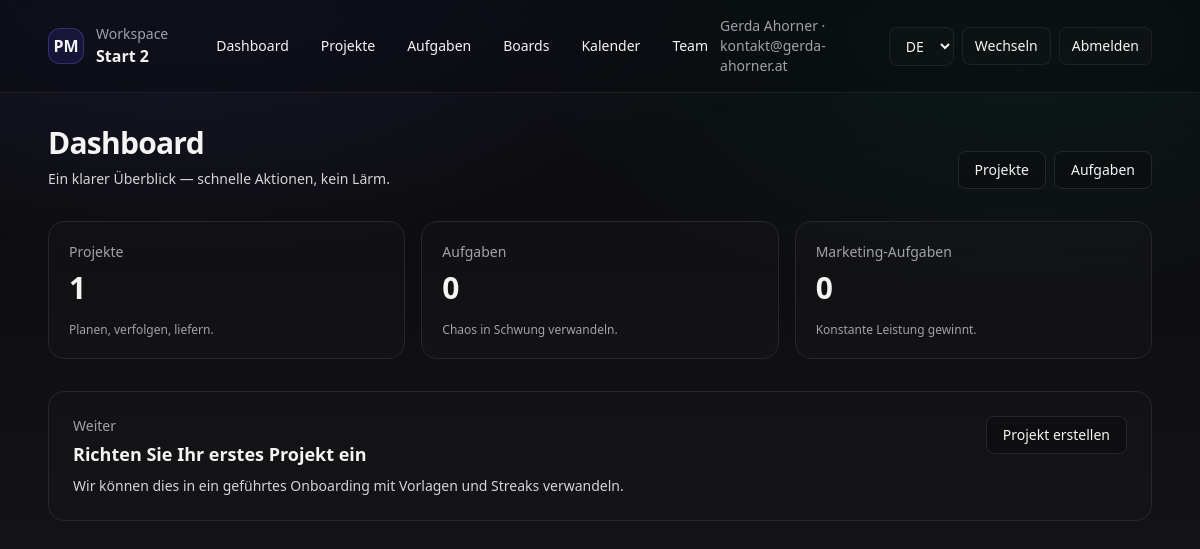
The app's page /app/ (signed in), older data.
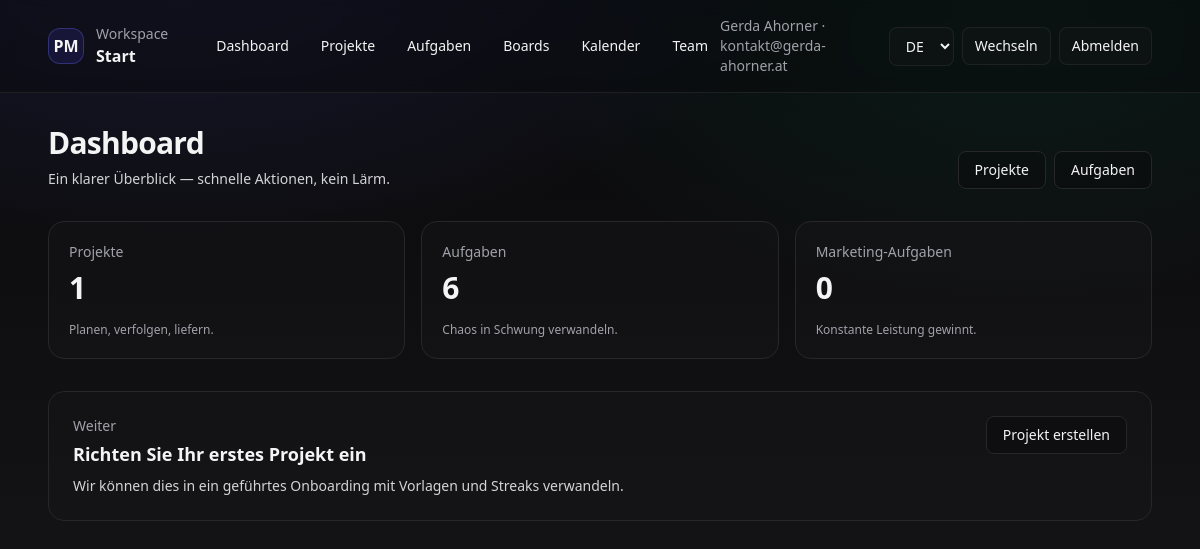
The same page, newer data.
### apps/tenants/models.py (models this page shows, shortened)
class Organization(models.Model):
    id = models.UUIDField(primary_key=True, default=uuid.uuid4, editable=False)
    name = models.CharField(max_length=255)
    slug = models.SlugField(max_length=255, unique=True)
    created_at = models.DateTimeField(auto_now_add=True)

### apps/web/views/dashboard.py (the view)
# urls.py: path("", views.app_home, name="home"),
@login_required
def app_home(request):
    if request.active_org is None:
        return redirect("web:onboarding")
    org = request.active_org
    project_count = org.projects.count()
    task_count = Task.objects.filter(project__organization=org, is_archived=False).count()
    marketing_task_count = org.marketing_tasks.count()
    from apps.tenants.models import OrganizationInvitation
    pending_invitations = OrganizationInvitation.objects.filter(
        email__iexact=request.user.email,
        status=OrganizationInvitation.Status.PENDING,
    ).order_by("-created_at")
    context = {
        **web_shell_context(request),
        "project_count": project_count,
        "task_count": task_count,
        "marketing_task_count": marketing_task_count,
        "pending_invitations": [inv for inv in pending_invitations if not inv.is_expired()],
    }
    return render(request, "web/app/dashboard.html", context)

### apps/web/views/utils.py (called while the page is built)
def web_shell_context(request) -> dict:
    from apps.tenants.models import Organization
    membership = None
    is_owner = False
    if request.active_org is not None:
        membership = Membership.objects.filter(
            organization=request.active_org,
            user=request.user
        ).only("role").first()
        if membership:
            is_owner = membership.role == Membership.Role.OWNER
    return {
        "org": request.active_org,
        "active_org": request.active_org,
        "orgs": Organization.objects.filter(memberships__user=request.user).distinct(),
        "user_membership": membership,
        "is_owner": is_owner,
    }

### templates/web/app/dashboard.html (shortened to what this page needs)
{% extends "web/app/layout.html" %}
{% load i18n %}
{% block content %}
    <div class="flex items-end justify-between">
      <div>
        <h1 class="text-3xl font-semibold tracking-tight">{% trans "Dashboard" %}</h1>
        <p class="mt-2 text-sm text-zinc-300">{% trans "A clean overview — fast actions, no noise." %}</p>
      </div>
      <div class="flex gap-2">
        <a href="{% url 'web:projects' %}" class="rounded-lg border border-zinc-800 bg-zinc-950/40 px-4 py-2 text-sm hover:bg-zinc-900">{% trans "Projects" %}</a>
        <a href="{% url 'web:tasks' %}" class="rounded-lg border border-zinc-800 bg-zinc-950/40 px-4 py-2 text-sm hover:bg-zinc-900">{% trans "Tasks" %}</a>
      </div>
    </div>
    <div class="mt-8 grid grid-cols-1 md:grid-cols-3 gap-4">
      <a href="{% url 'web:projects' %}"
         class="block rounded-2xl border border-zinc-800 bg-zinc-900/40 p-5 hover:bg-zinc-900/60 transition focus:outline-none focus:ring-2 focus:ring-indigo-500">
        <div class="text-sm text-zinc-400">{% trans "Projects" %}</div>
        <div class="mt-2 text-3xl font-semibold">{{ project_count }}</div>
        <div class="mt-4 text-xs text-zinc-400">{% trans "Plan, track, ship." %}</div>
      </a>
      <a href="{% url 'web:tasks' %}"
         class="block rounded-2xl border border-zinc-800 bg-zinc-900/40 p-5 hover:bg-zinc-900/60 transition focus:outline-none focus:ring-2 focus:ring-indigo-500">
        <div class="text-sm text-zinc-400">{% trans "Tasks" %}</div>
        <div class="mt-2 text-3xl font-semibold">{{ task_count }}</div>
        <div class="mt-4 text-xs text-zinc-400">{% trans "Turn chaos into momentum." %}</div>
      </a>
      <a href="{% url 'web:tasks' %}"
         class="block rounded-2xl border border-zinc-800 bg-zinc-900/40 p-5 hover:bg-zinc-900/60 transition focus:outline-none focus:ring-2 focus:ring-indigo-500">
        <div class="text-sm text-zinc-400">{% trans "Marketing tasks" %}</div>
        <div class="mt-2 text-3xl font-semibold">{{ marketing_task_count }}</div>
        <div class="mt-4 text-xs text-zinc-400">{% trans "Consistent output wins." %}</div>
      </a>
    </div>
    <div class="mt-8 rounded-2xl border border-zinc-800 bg-zinc-900/30 p-6">
      <div class="flex items-start justify-between gap-6">
        <div>
          <div class="text-sm text-zinc-400">{% trans "Next" %}</div>
          <div class="mt-1 text-lg font-semibold">{% trans "Set up your first project" %}</div>
          <div class="mt-2 text-sm text-zinc-300">{% trans "We can turn this into a guided onboarding with templates and streaks." %}</div>
        </div>
        <a href="{% url 'web:projects' %}" class="rounded-lg border border-zinc-800 bg-zinc-950/40 px-4 py-2 text-sm hover:bg-zinc-900">{% trans "Create project" %}</a>
      </div>
    </div>
{% endblock %}

### templates/web/app/layout.html (shortened to what this page needs)
{% extends "web/base.html" %}
{% load i18n %}
{% block body %}
<div class="min-h-screen">
  <div class="border-b border-zinc-800/70 bg-zinc-950/40 backdrop-blur">
    <div class="mx-auto max-w-6xl px-6 py-4 flex items-center justify-between">
      <div class="flex items-center gap-3">
        <a href="{% url 'web:home' %}" class="h-9 w-9 rounded-xl bg-indigo-600/15 border border-indigo-500/35 flex items-center justify-center font-semibold">PM</a>
        <div>
          <div class="text-sm text-zinc-400">{% trans "Workspace" %}</div>
          <div class="font-semibold">{{ org.name }}</div>
        </div>
        <div class="ml-6 hidden md:flex items-center gap-2">
          <a href="{% url 'web:home' %}" class="rounded-lg px-3 py-2 text-sm hover:bg-zinc-900/40">{% trans "Dashboard" %}</a>
          <a href="{% url 'web:projects' %}" class="rounded-lg px-3 py-2 text-sm hover:bg-zinc-900/40">{% trans "Projects" %}</a>
          <a href="{% url 'web:tasks' %}" class="rounded-lg px-3 py-2 text-sm hover:bg-zinc-900/40">{% trans "Tasks" %}</a>
          <a href="{% url 'web:boards' %}" class="rounded-lg px-3 py-2 text-sm hover:bg-zinc-900/40">{% trans "Boards" %}</a>
          <a href="{% url 'web:calendar' %}" class="rounded-lg px-3 py-2 text-sm hover:bg-zinc-900/40">{% trans "Calendar" %}</a>
          <a href="{% url 'web:team' %}" class="rounded-lg px-3 py-2 text-sm hover:bg-zinc-900/40">{% trans "Team" %}</a>
        </div>
      </div>
      <div class="flex items-center gap-2" x-data="{open:false}">
        <div class="hidden md:block text-sm text-zinc-400 mr-2">
          {% if request.user.name %}
            {{ request.user.name }} · {{ request.user.email }}
          {% else %}
            {{ request.user.email }}
          {% endif %}
        </div>
        <form action="{% url 'set_language' %}" method="post" class="hidden md:block">
          <select name="language" onchange="this.form.submit()" class="rounded-lg border border-zinc-800/70 bg-zinc-900/40 px-3 py-2 text-sm hover:bg-zinc-900/60">
            {% get_current_language as CURRENT_LANGUAGE %}
            <option value="de" {% if CURRENT_LANGUAGE == 'de' %}selected{% endif %}>DE</option>
          </select>
        </form>
        <button @click="open = !open" class="rounded-lg border border-zinc-800/70 bg-zinc-900/40 px-3 py-2 text-sm hover:bg-zinc-900/60">
          {% trans "Switch" %}
        </button>
        <form method="post" action="{% url 'logout' %}">
          <button type="submit" class="rounded-lg border border-zinc-800/70 bg-zinc-900/40 px-3 py-2 text-sm hover:bg-zinc-900/60">
            {% trans "Logout" %}
          </button>
        </form>
      </div>
    </div>
  </div>
  <div class="mx-auto max-w-6xl px-6 py-8">
    {% block content %}{% endblock %}
  </div>
</div>
{% endblock %}

Row changes from the older to the newer data that the page shows:
removed Organization: name "Start 2"
now on this page (row unchanged): Organization: name "Start"
Text that changed along with them:
{{ task_count }}: "0" → "6"
